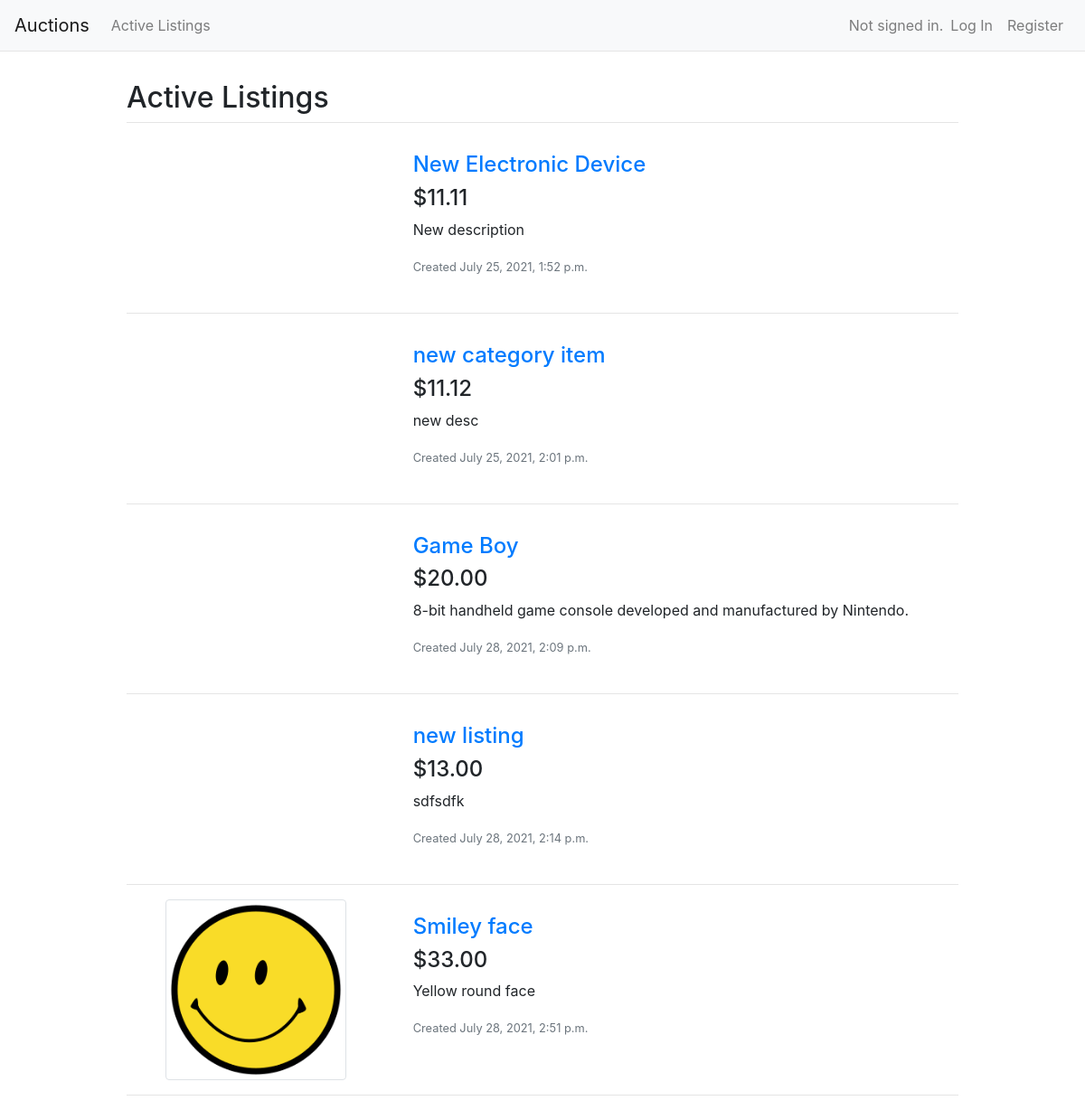
The page / on the database its author committed.
### auctions/models.py (models this page shows, shortened)
class Listing(models.Model):
    creator = models.ForeignKey(User, on_delete=models.CASCADE, related_name="listings")
    title = models.CharField(max_length=64)
    description = models.TextField()
    image = models.ImageField(null=True, blank=True, upload_to="auctions")
    category = models.ForeignKey(Category, blank=True, on_delete=models.CASCADE, related_name="category_items")
    date_created = models.DateTimeField()
    is_active = models.BooleanField()
    price = models.DecimalField(max_digits=19, decimal_places=2)
    highest_bid = models.ForeignKey('Bid', null=True, blank=True, on_delete=models.CASCADE, related_name="winners")
    watchers = models.ManyToManyField(User, blank=True, related_name="watchlist")

### auctions/views.py (the view)
# urls.py: path("", views.index, name="index"),
def index(request):
    return render(request, "auctions/index.html", {
        "listings": Listing.objects.all(),
        "title": "Active Listings",
        "empty": "No active listings to display",
        "show_inactive": False
    })

### auctions/templates/auctions/index.html
{% extends "auctions/layout.html" %}
{% block body %}
  <div class="container">
    <div class="row justify-content-center">
      <div class="col-lg-10">
        <h1 class="h2 mt-3">{{ title }}</h1>
        <hr class="mt-1">
      </div>
    </div>
    <div class="row justify-content-center">
      <div class="col-lg-10">
        {% if listings %}
        {% for listing in listings %}
          {% if listing.is_active or show_inactive %}
          <div class="row">
            <div class="col-lg-4 d-flex justify-content-center">
              {% if listing.image %}
              <a href="{% url 'auctions:listing' listing_id=listing.id %}">
                <img src="{{ listing.image.url }}" alt="{{ listing.title }}"
                class="img-thumbnail size-200">
              </a>
              {% endif %}
            </div>
            <div class="col mt-3 mb-2">
              <a href="{% url 'auctions:listing' listing_id=listing.id %}"><h4>{{ listing.title }}</h4></a>
              <p class="h4">${{ listing.price }}</p>
              <p>{{ listing.description }}</p>
              <p class="text-secondary"><small>Created {{ listing.date_created }}</small></p>
            </div>
          </div>
          <hr>
          {% endif %}
        {% endfor %}
        {% else %}
          <div class="row justify-content-center">
            <div class="col-lg-10 mt-3 mb-2">
              <p class="text-center">{{ empty }}</p>
            </div>
          </div>
        {% endif %}
      </div>
    </div>
  </div>
{% endblock %}

### auctions/static/auctions/styles.css (style rules this page uses)
.size-200 { height: 200px; object-fit: cover; }

### rows shown on the page
Listing: title "New Electronic Device", price "11.11", description "New description", date_created "July 25, 2021, 1:52 p.m."
Listing: title "new category item", price "11.12", description "new desc", date_created "July 25, 2021, 2:01 p.m."
Listing: title "Game Boy", price "20.00", description "8-bit handheld game console developed and manufactured by Nintendo.", date_created "July 28, 2021, 2:09 p.m."
Listing: title "new listing", price "13.00", description "sdfsdfk", date_created "July 28, 2021, 2:14 p.m."
Listing: image (picture), title "Smiley face", price "33.00", description "Yellow round face", date_created "July 28, 2021, 2:51 p.m."

### other values the page prints
{{ title }} "Active Listings"
